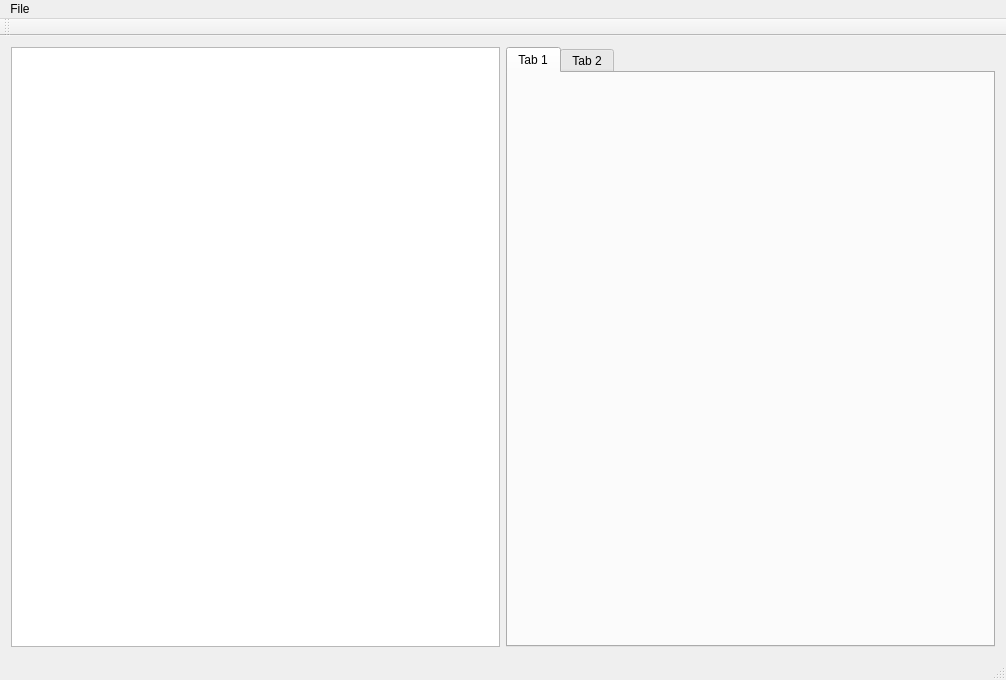
<?xml version="1.0" encoding="UTF-8"?>
<ui version="4.0">
 <class>RawRecoveryClass</class>
 <widget class="QMainWindow" name="RawRecoveryClass">
  <property name="geometry">
   <rect>
    <x>0</x>
    <y>0</y>
    <width>1006</width>
    <height>680</height>
   </rect>
  </property>
  <property name="windowTitle">
   <string>RawRecovery</string>
  </property>
  <widget class="QWidget" name="centralWidget">
   <layout class="QVBoxLayout" name="verticalLayout">
    <item>
     <layout class="QHBoxLayout" name="horizontalLayout">
      <item>
       <widget class="QTreeView" name="treeView"/>
      </item>
      <item>
       <widget class="QTabWidget" name="tabWidget">
        <widget class="QWidget" name="tab">
         <attribute name="title">
          <string>Tab 1</string>
         </attribute>
        </widget>
        <widget class="QWidget" name="tab_2">
         <attribute name="title">
          <string>Tab 2</string>
         </attribute>
        </widget>
       </widget>
      </item>
     </layout>
    </item>
   </layout>
  </widget>
  <widget class="QMenuBar" name="menuBar">
   <property name="geometry">
    <rect>
     <x>0</x>
     <y>0</y>
     <width>1006</width>
     <height>21</height>
    </rect>
   </property>
   <widget class="QMenu" name="menuFile">
    <property name="title">
     <string>File</string>
    </property>
    <addaction name="actionOpen"/>
   </widget>
   <addaction name="menuFile"/>
  </widget>
  <widget class="QToolBar" name="mainToolBar">
   <attribute name="toolBarArea">
    <enum>TopToolBarArea</enum>
   </attribute>
   <attribute name="toolBarBreak">
    <bool>false</bool>
   </attribute>
  </widget>
  <widget class="QStatusBar" name="statusBar"/>
  <action name="actionOpen">
   <property name="text">
    <string>Open</string>
   </property>
  </action>
 </widget>
 <layoutdefault spacing="6" margin="11"/>
 <resources>
  <include location="RawRecovery.qrc"/>
 </resources>
 <connections/>
</ui>
